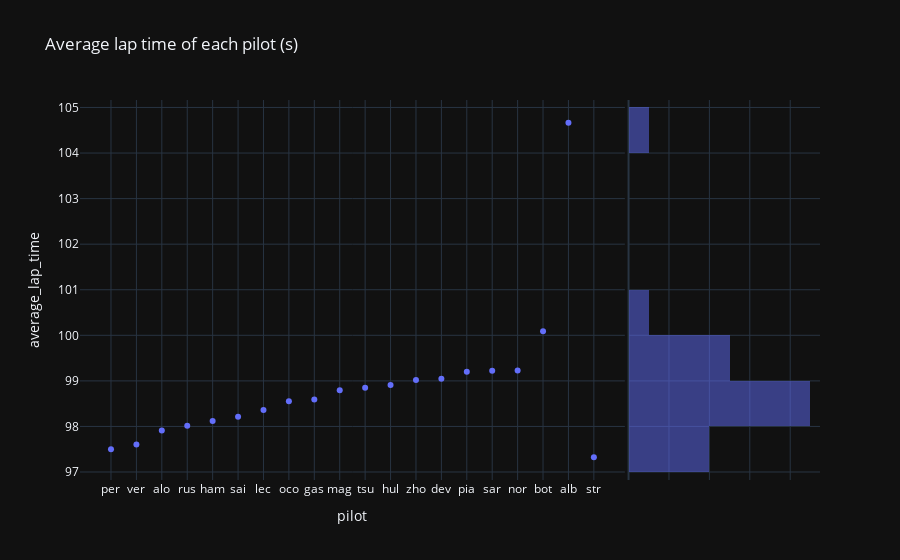

The notebook cell this image was saved under:
### Code cell
px.scatter(last_gp, x="pilot", y="average_lap_time", title="Average lap time of each pilot (s)", marginal_y="histogram", template="plotly_dark")

### Figure 1 — Plotly figure (JSON) as saved in the notebook; plotly's stock layout.template omitted (floating-point values rounded to 4 significant figures)
{"data": [{"hovertemplate": "pilot=%{x}<br>average_lap_time=%{y}<extra></extra>", "legendgroup": "", "marker": {"color": "#636efa", "symbol": "circle"}, "mode": "markers", "name": "", "orientation": "v", "showlegend": false, "type": "scatter", "x": ["per", "ver", "alo", "rus", "ham", "sai", "lec", "oco", "gas", "mag", "tsu", "hul", "zho", "dev", "pia", "sar", "nor", "bot", "alb", "str"], "xaxis": "x", "y": [97.5, 97.6, 97.91, 98.02, 98.12, 98.22, 98.36, 98.55, 98.59, 98.79, 98.85, 98.91, 99.02, 99.05, 99.2, 99.22, 99.23, 100.1, 104.7, 97.32], "yaxis": "y"}, {"alignmentgroup": "True", "bingroup": "y", "hovertemplate": "average_lap_time=%{y}<br>count=%{x}<extra></extra>", "legendgroup": "", "marker": {"color": "#636efa"}, "name": "", "offsetgroup": "", "opacity": 0.5, "showlegend": false, "type": "histogram", "xaxis": "x2", "y": [97.5, 97.6, 97.91, 98.02, 98.12, 98.22, 98.36, 98.55, 98.59, 98.79, 98.85, 98.91, 99.02, 99.05, 99.2, 99.22, 99.23, 100.1, 104.7, 97.32], "yaxis": "y2"}], "layout": {"barmode": "overlay", "legend": {"tracegroupgap": 0}, "title": {"text": "Average lap time of each pilot (s)"}, "xaxis": {"anchor": "y", "domain": [0, 0.7363], "title": {"text": "pilot"}}, "xaxis2": {"anchor": "y2", "domain": [0.7413, 1], "matches": "x2", "showgrid": true, "showline": false, "showticklabels": false, "ticks": ""}, "yaxis": {"anchor": "x", "domain": [0, 1], "title": {"text": "average_lap_time"}}, "yaxis2": {"anchor": "x2", "domain": [0, 1], "matches": "y", "showgrid": true, "showticklabels": false}}}
